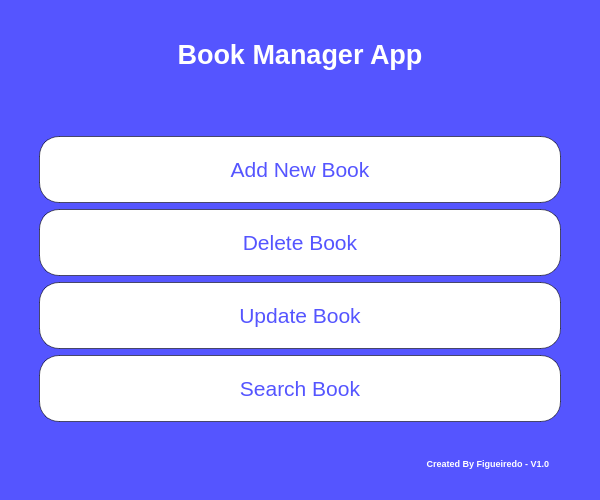
<?xml version="1.0" encoding="UTF-8"?>
<ui version="4.0">
 <class>MainWindow</class>
 <widget class="QMainWindow" name="MainWindow">
  <property name="geometry">
   <rect>
    <x>0</x>
    <y>0</y>
    <width>600</width>
    <height>500</height>
   </rect>
  </property>
  <property name="windowTitle">
   <string>Book Manager</string>
  </property>
  <property name="styleSheet">
   <string notr="true">background-color: rgb(85, 85, 255)</string>
  </property>
  <widget class="QWidget" name="centralwidget">
   <layout class="QGridLayout" name="gridLayout">
    <item row="0" column="0">
     <layout class="QVBoxLayout" name="verticalLayout_2">
      <item>
       <widget class="QLabel" name="title_label">
        <property name="font">
         <font>
          <family>Arial</family>
          <pointsize>20</pointsize>
          <weight>75</weight>
          <bold>true</bold>
         </font>
        </property>
        <property name="styleSheet">
         <string notr="true">QLabel {
	color: rgb(255, 255, 255);

	margin: 30px;
}</string>
        </property>
        <property name="text">
         <string>Book Manager App</string>
        </property>
        <property name="alignment">
         <set>Qt::AlignCenter</set>
        </property>
       </widget>
      </item>
      <item>
       <widget class="QSplitter" name="splitter">
        <property name="styleSheet">
         <string notr="true">QSplitter {
	margin: 30px;
}</string>
        </property>
        <property name="orientation">
         <enum>Qt::Vertical</enum>
        </property>
        <widget class="QWidget" name="layoutWidget">
         <layout class="QVBoxLayout" name="verticalLayout">
          <item>
           <widget class="QPushButton" name="add_new_book_button">
            <property name="font">
             <font>
              <family>Arial</family>
              <pointsize>16</pointsize>
             </font>
            </property>
            <property name="styleSheet">
             <string notr="true">QPushButton {
	background-color: rgb(255, 255, 255);
	color: rgb(85, 85, 255);

	border: 1px solid rgba(0, 0, 0, 148);
	border-radius: 20px;

	height: 70px;
}

QPushButton:hover {
	background-color: rgb(85, 85, 255);
	color: rgb(255, 255, 255);
	
	border: 2px solid rgb(255, 255, 255);
}

QPushButton:pressed {
	background-color: rgb(255, 255, 255);
	color: rgb(85, 85, 255);

	border: 1px solid rgba(0, 0, 0, 148);
	border-radius: 20px;
}
</string>
            </property>
            <property name="text">
             <string>Add New Book</string>
            </property>
            <property name="shortcut">
             <string/>
            </property>
           </widget>
          </item>
          <item>
           <widget class="QPushButton" name="delete_book_button">
            <property name="font">
             <font>
              <family>Arial</family>
              <pointsize>16</pointsize>
             </font>
            </property>
            <property name="styleSheet">
             <string notr="true">QPushButton {
	background-color: rgb(255, 255, 255);
	color: rgb(85, 85, 255);

	border: 1px solid rgba(0, 0, 0, 148);
	border-radius: 20px;

	height: 70px;
}

QPushButton:hover {
	background-color: rgb(85, 85, 255);
	color: rgb(255, 255, 255);
	
	border: 2px solid rgb(255, 255, 255);
}

QPushButton:pressed {
	background-color: rgb(255, 255, 255);
	color: rgb(85, 85, 255);

	border: 1px solid rgba(0, 0, 0, 148);
	border-radius: 20px;
}</string>
            </property>
            <property name="text">
             <string>Delete Book</string>
            </property>
           </widget>
          </item>
          <item>
           <widget class="QPushButton" name="update_book_button">
            <property name="font">
             <font>
              <family>Arial</family>
              <pointsize>16</pointsize>
             </font>
            </property>
            <property name="styleSheet">
             <string notr="true">QPushButton {
	background-color: rgb(255, 255, 255);
	color: rgb(85, 85, 255);

	border: 1px solid rgba(0, 0, 0, 148);
	border-radius: 20px;

	height: 70px;
	width: 20px;
}

QPushButton:hover {
	background-color: rgb(85, 85, 255);
	color: rgb(255, 255, 255);
	
	border: 2px solid rgb(255, 255, 255);
}

QPushButton:pressed {
	background-color: rgb(255, 255, 255);
	color: rgb(85, 85, 255);

	border: 1px solid rgba(0, 0, 0, 148);
	border-radius: 20px;
}</string>
            </property>
            <property name="text">
             <string>Update Book</string>
            </property>
           </widget>
          </item>
          <item>
           <widget class="QPushButton" name="searchBook_pushButton">
            <property name="font">
             <font>
              <family>Arial</family>
              <pointsize>16</pointsize>
             </font>
            </property>
            <property name="styleSheet">
             <string notr="true">QPushButton {
	background-color: rgb(255, 255, 255);
	color: rgb(85, 85, 255);

	border: 1px solid rgba(0, 0, 0, 148);
	border-radius: 20px;

	height: 70px;
}

QPushButton:hover {
	background-color: rgb(85, 85, 255);
	color: rgb(255, 255, 255);
	
	border: 2px solid rgb(255, 255, 255);
}

QPushButton:pressed {
	background-color: rgb(255, 255, 255);
	color: rgb(85, 85, 255);

	border: 1px solid rgba(0, 0, 0, 148);
	border-radius: 20px;
}</string>
            </property>
            <property name="text">
             <string>Search Book</string>
            </property>
           </widget>
          </item>
         </layout>
        </widget>
       </widget>
      </item>
      <item>
       <widget class="QLabel" name="footer_label">
        <property name="font">
         <font>
          <family>Arial</family>
          <pointsize>7</pointsize>
          <weight>75</weight>
          <bold>true</bold>
         </font>
        </property>
        <property name="styleSheet">
         <string notr="true">QLabel {
	color: rgb(255, 255, 255);

	padding-right: 40px;
}</string>
        </property>
        <property name="text">
         <string>Created By Figueiredo - V1.0</string>
        </property>
        <property name="alignment">
         <set>Qt::AlignRight|Qt::AlignTrailing|Qt::AlignVCenter</set>
        </property>
       </widget>
      </item>
     </layout>
    </item>
   </layout>
  </widget>
  <widget class="QMenuBar" name="menubar">
   <property name="geometry">
    <rect>
     <x>0</x>
     <y>0</y>
     <width>600</width>
     <height>21</height>
    </rect>
   </property>
  </widget>
  <widget class="QStatusBar" name="statusbar"/>
 </widget>
 <resources/>
 <connections/>
</ui>
